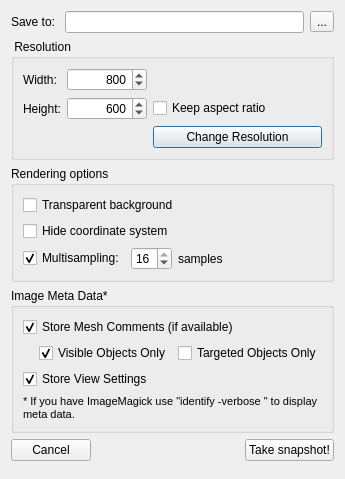
<?xml version="1.0" encoding="UTF-8"?>
<ui version="4.0">
 <class>SnapshotDialog</class>
 <widget class="QDialog" name="SnapshotDialog">
  <property name="windowModality">
   <enum>Qt::ApplicationModal</enum>
  </property>
  <property name="windowTitle">
   <string>Take Snapshot</string>
  </property>
  <layout class="QVBoxLayout" name="verticalLayout">
   <item>
    <layout class="QHBoxLayout" name="horizontalLayout">
     <item>
      <widget class="QLabel" name="label">
       <property name="text">
        <string>Save to: </string>
       </property>
      </widget>
     </item>
     <item>
      <layout class="QHBoxLayout" name="horizontalLayout_2">
       <item>
        <widget class="QLineEdit" name="filename"/>
       </item>
       <item>
        <widget class="QToolButton" name="findButton">
         <property name="text">
          <string>...</string>
         </property>
        </widget>
       </item>
      </layout>
     </item>
    </layout>
   </item>
   <item>
    <widget class="QGroupBox" name="groupBox_2">
     <property name="title">
      <string> Resolution </string>
     </property>
     <layout class="QVBoxLayout" name="verticalLayout_5">
      <item>
       <layout class="QGridLayout" name="gridLayout_3">
        <item row="2" column="1">
         <widget class="QSpinBox" name="snapHeight">
          <property name="sizePolicy">
           <sizepolicy hsizetype="Minimum" vsizetype="Fixed">
            <horstretch>0</horstretch>
            <verstretch>0</verstretch>
           </sizepolicy>
          </property>
          <property name="minimumSize">
           <size>
            <width>80</width>
            <height>0</height>
           </size>
          </property>
          <property name="alignment">
           <set>Qt::AlignRight|Qt::AlignTrailing|Qt::AlignVCenter</set>
          </property>
          <property name="minimum">
           <number>1</number>
          </property>
          <property name="maximum">
           <number>8192</number>
          </property>
          <property name="value">
           <number>600</number>
          </property>
         </widget>
        </item>
        <item row="2" column="0">
         <widget class="QLabel" name="label_4">
          <property name="text">
           <string>Height:</string>
          </property>
         </widget>
        </item>
        <item row="1" column="0">
         <widget class="QLabel" name="label_3">
          <property name="text">
           <string>Width:</string>
          </property>
         </widget>
        </item>
        <item row="1" column="1">
         <widget class="QSpinBox" name="snapWidth">
          <property name="minimumSize">
           <size>
            <width>80</width>
            <height>0</height>
           </size>
          </property>
          <property name="alignment">
           <set>Qt::AlignRight|Qt::AlignTrailing|Qt::AlignVCenter</set>
          </property>
          <property name="minimum">
           <number>1</number>
          </property>
          <property name="maximum">
           <number>8192</number>
          </property>
          <property name="value">
           <number>800</number>
          </property>
         </widget>
        </item>
        <item row="1" column="2">
         <spacer name="horizontalSpacer_2">
          <property name="orientation">
           <enum>Qt::Horizontal</enum>
          </property>
          <property name="sizeHint" stdset="0">
           <size>
            <width>40</width>
            <height>20</height>
           </size>
          </property>
         </spacer>
        </item>
        <item row="3" column="2">
         <widget class="QPushButton" name="resButton">
          <property name="toolTip">
           <string>&lt;!DOCTYPE HTML PUBLIC &quot;-//W3C//DTD HTML 4.0//EN&quot; &quot;http://www.w3.org/TR/REC-html40/strict.dtd&quot;&gt;
&lt;html&gt;&lt;head&gt;&lt;meta name=&quot;qrichtext&quot; content=&quot;1&quot; /&gt;&lt;style type=&quot;text/css&quot;&gt;
p, li { white-space: pre-wrap; }
&lt;/style&gt;&lt;/head&gt;&lt;body style=&quot; font-family:'Sans'; font-size:10pt; font-weight:400; font-style:normal;&quot;&gt;
&lt;p style=&quot; margin-top:0px; margin-bottom:0px; margin-left:0px; margin-right:0px; -qt-block-indent:0; text-indent:0px;&quot;&gt;Changes the resolution of the application window and thus of the snapshot taken. It will be reset to its original value when this dialog is closed.&lt;/p&gt;
&lt;p style=&quot;-qt-paragraph-type:empty; margin-top:0px; margin-bottom:0px; margin-left:0px; margin-right:0px; -qt-block-indent:0; text-indent:0px;&quot;&gt;&lt;/p&gt;
&lt;p style=&quot; margin-top:0px; margin-bottom:0px; margin-left:0px; margin-right:0px; -qt-block-indent:0; text-indent:0px;&quot;&gt;&lt;span style=&quot; font-weight:600;&quot;&gt;This will not work when the application is maximized or fullscreen.&lt;/span&gt;&lt;/p&gt;
&lt;p style=&quot;-qt-paragraph-type:empty; margin-top:0px; margin-bottom:0px; margin-left:0px; margin-right:0px; -qt-block-indent:0; text-indent:0px;&quot;&gt;&lt;/p&gt;
&lt;p style=&quot; margin-top:0px; margin-bottom:0px; margin-left:0px; margin-right:0px; -qt-block-indent:0; text-indent:0px;&quot;&gt;Only available when taking application snapshots.&lt;/p&gt;&lt;/body&gt;&lt;/html&gt;</string>
          </property>
          <property name="text">
           <string>Change Resolution</string>
          </property>
         </widget>
        </item>
        <item row="2" column="2">
         <widget class="QCheckBox" name="keepAspect">
          <property name="text">
           <string>Keep aspect ratio</string>
          </property>
         </widget>
        </item>
       </layout>
      </item>
     </layout>
    </widget>
   </item>
   <item>
    <widget class="QGroupBox" name="groupBox">
     <property name="title">
      <string>Rendering options</string>
     </property>
     <layout class="QVBoxLayout" name="verticalLayout_6">
      <item>
       <widget class="QCheckBox" name="transparent">
        <property name="text">
         <string>Transparent background</string>
        </property>
       </widget>
      </item>
      <item>
       <widget class="QCheckBox" name="hideCoordsys">
        <property name="text">
         <string>Hide coordinate system</string>
        </property>
       </widget>
      </item>
      <item>
       <layout class="QHBoxLayout" name="horizontalLayout_6">
        <item>
         <widget class="QCheckBox" name="multisampling">
          <property name="toolTip">
           <string>Activating this option will render the image with the given number of samples.
Deactivating this option will use only one sample.</string>
          </property>
          <property name="text">
           <string>Multisampling:</string>
          </property>
          <property name="checked">
           <bool>true</bool>
          </property>
         </widget>
        </item>
        <item>
         <widget class="QSpinBox" name="num_samples">
          <property name="toolTip">
           <string>Number of samples for multisampling.
Allowed values: any number between 2 and 16.</string>
          </property>
          <property name="minimum">
           <number>2</number>
          </property>
          <property name="maximum">
           <number>16</number>
          </property>
          <property name="value">
           <number>16</number>
          </property>
         </widget>
        </item>
        <item>
         <widget class="QLabel" name="label_2">
          <property name="text">
           <string>samples</string>
          </property>
         </widget>
        </item>
        <item>
         <spacer name="horizontalSpacer_3">
          <property name="orientation">
           <enum>Qt::Horizontal</enum>
          </property>
          <property name="sizeHint" stdset="0">
           <size>
            <width>40</width>
            <height>20</height>
           </size>
          </property>
         </spacer>
        </item>
       </layout>
      </item>
     </layout>
    </widget>
   </item>
   <item>
    <widget class="QGroupBox" name="groupBox_3">
     <property name="toolTip">
      <string>Use e.g. ImageMagick (&quot;identify -verbose &lt;filename&gt;&quot;) to display the image file's meta data.</string>
     </property>
     <property name="title">
      <string>Image Meta Data*</string>
     </property>
     <layout class="QVBoxLayout" name="verticalLayout_2">
      <item>
       <widget class="QCheckBox" name="metaData_storeComments_cb">
        <property name="text">
         <string>Store Mesh Comments (if available)</string>
        </property>
        <property name="checked">
         <bool>true</bool>
        </property>
       </widget>
      </item>
      <item>
       <widget class="QWidget" name="widget" native="true">
        <layout class="QHBoxLayout" name="horizontalLayout_4">
         <property name="leftMargin">
          <number>16</number>
         </property>
         <property name="topMargin">
          <number>0</number>
         </property>
         <property name="rightMargin">
          <number>0</number>
         </property>
         <property name="bottomMargin">
          <number>0</number>
         </property>
         <item>
          <widget class="QCheckBox" name="metaData_comments_visibleOnly_cb">
           <property name="text">
            <string>Visible Objects Only</string>
           </property>
           <property name="checked">
            <bool>true</bool>
           </property>
          </widget>
         </item>
         <item>
          <widget class="QCheckBox" name="metaData_comments_targetedOnly_cb">
           <property name="text">
            <string>Targeted Objects Only</string>
           </property>
          </widget>
         </item>
        </layout>
       </widget>
      </item>
      <item>
       <widget class="QCheckBox" name="metaData_storeView_cb">
        <property name="text">
         <string>Store View Settings</string>
        </property>
        <property name="checked">
         <bool>true</bool>
        </property>
       </widget>
      </item>
      <item>
       <widget class="QLabel" name="label_5">
        <property name="sizePolicy">
         <sizepolicy hsizetype="Minimum" vsizetype="Preferred">
          <horstretch>0</horstretch>
          <verstretch>0</verstretch>
         </sizepolicy>
        </property>
        <property name="font">
         <font>
          <pointsize>8</pointsize>
         </font>
        </property>
        <property name="text">
         <string>* If you have ImageMagick use &quot;identify -verbose &lt;file&gt;&quot; to display meta data.</string>
        </property>
        <property name="wordWrap">
         <bool>true</bool>
        </property>
       </widget>
      </item>
     </layout>
    </widget>
   </item>
   <item>
    <layout class="QHBoxLayout" name="horizontalLayout_3">
     <item>
      <widget class="QPushButton" name="cancelButton">
       <property name="text">
        <string>Cancel</string>
       </property>
      </widget>
     </item>
     <item>
      <spacer name="horizontalSpacer">
       <property name="orientation">
        <enum>Qt::Horizontal</enum>
       </property>
       <property name="sizeHint" stdset="0">
        <size>
         <width>40</width>
         <height>20</height>
        </size>
       </property>
      </spacer>
     </item>
     <item>
      <widget class="QPushButton" name="okButton">
       <property name="text">
        <string>Take snapshot!</string>
       </property>
      </widget>
     </item>
    </layout>
   </item>
   <item>
    <spacer name="verticalSpacer">
     <property name="orientation">
      <enum>Qt::Vertical</enum>
     </property>
    </spacer>
   </item>
  </layout>
 </widget>
 <tabstops>
  <tabstop>filename</tabstop>
  <tabstop>findButton</tabstop>
  <tabstop>snapWidth</tabstop>
  <tabstop>snapHeight</tabstop>
  <tabstop>keepAspect</tabstop>
  <tabstop>resButton</tabstop>
  <tabstop>transparent</tabstop>
  <tabstop>hideCoordsys</tabstop>
  <tabstop>multisampling</tabstop>
  <tabstop>num_samples</tabstop>
  <tabstop>metaData_storeComments_cb</tabstop>
  <tabstop>metaData_comments_visibleOnly_cb</tabstop>
  <tabstop>metaData_comments_targetedOnly_cb</tabstop>
  <tabstop>cancelButton</tabstop>
  <tabstop>okButton</tabstop>
 </tabstops>
 <resources/>
 <connections>
  <connection>
   <sender>metaData_storeComments_cb</sender>
   <signal>toggled(bool)</signal>
   <receiver>widget</receiver>
   <slot>setEnabled(bool)</slot>
   <hints>
    <hint type="sourcelabel">
     <x>34</x>
     <y>363</y>
    </hint>
    <hint type="destinationlabel">
     <x>26</x>
     <y>390</y>
    </hint>
   </hints>
  </connection>
 </connections>
</ui>
